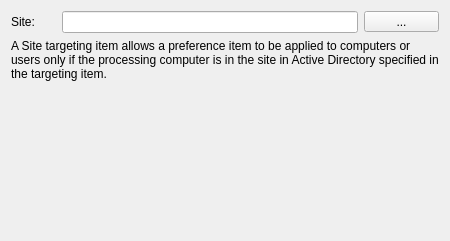
<?xml version="1.0" encoding="UTF-8"?>
<ui version="4.0">
 <class>SiteWidget</class>
 <widget class="QWidget" name="SiteWidget">
  <property name="geometry">
   <rect>
    <x>0</x>
    <y>0</y>
    <width>450</width>
    <height>241</height>
   </rect>
  </property>
  <property name="sizePolicy">
   <sizepolicy hsizetype="Maximum" vsizetype="Preferred">
    <horstretch>0</horstretch>
    <verstretch>0</verstretch>
   </sizepolicy>
  </property>
  <property name="minimumSize">
   <size>
    <width>450</width>
    <height>200</height>
   </size>
  </property>
  <property name="windowTitle">
   <string>Form</string>
  </property>
  <layout class="QGridLayout" name="gridLayout">
   <item row="2" column="0" colspan="3">
    <spacer name="verticalSpacer">
     <property name="orientation">
      <enum>Qt::Vertical</enum>
     </property>
     <property name="sizeHint" stdset="0">
      <size>
       <width>558</width>
       <height>137</height>
      </size>
     </property>
    </spacer>
   </item>
   <item row="0" column="2">
    <widget class="QToolButton" name="siteToolButton">
     <property name="minimumSize">
      <size>
       <width>75</width>
       <height>0</height>
      </size>
     </property>
     <property name="text">
      <string>...</string>
     </property>
    </widget>
   </item>
   <item row="0" column="0">
    <widget class="QLabel" name="siteLabel">
     <property name="sizePolicy">
      <sizepolicy hsizetype="Preferred" vsizetype="Preferred">
       <horstretch>0</horstretch>
       <verstretch>0</verstretch>
      </sizepolicy>
     </property>
     <property name="minimumSize">
      <size>
       <width>45</width>
       <height>0</height>
      </size>
     </property>
     <property name="maximumSize">
      <size>
       <width>45</width>
       <height>16777215</height>
      </size>
     </property>
     <property name="text">
      <string>Site:</string>
     </property>
     <property name="buddy">
      <cstring>siteLineEdit</cstring>
     </property>
    </widget>
   </item>
   <item row="0" column="1">
    <widget class="QLineEdit" name="siteLineEdit"/>
   </item>
   <item row="1" column="0" colspan="3">
    <widget class="QLabel" name="label">
     <property name="text">
      <string>&lt;html&gt;&lt;head/&gt;&lt;body&gt;&lt;p&gt;A Site targeting item allows a preference item to be applied to computers or users only if the processing computer is in the site in Active Directory specified in the targeting item.&lt;/p&gt;&lt;/body&gt;&lt;/html&gt;</string>
     </property>
     <property name="wordWrap">
      <bool>true</bool>
     </property>
    </widget>
   </item>
  </layout>
 </widget>
 <resources/>
 <connections/>
</ui>
